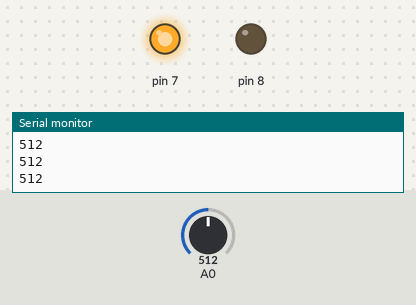
The sketch below on a simulated Arduino Uno, built with avr-gcc and run on an emulated ATmega328P. Shown: output pins drawn as LEDs (lit = HIGH), the last lines printed to the serial monitor. The inputs (shaded band) are chosen by the test bench; at power-on: A0 = 512.

Above: at 1.3 s.
1.4 s: A0 set to 218
2.9 s: A0 set to 191
At 3.3 s:
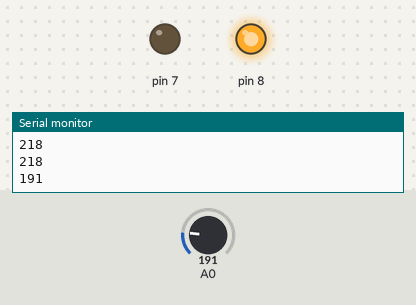
4.5 s: A0 set to 210
At 5.7 s:
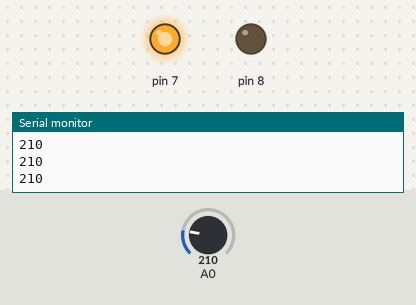
6.0 s: A0 set to 190
At 6.8 s:
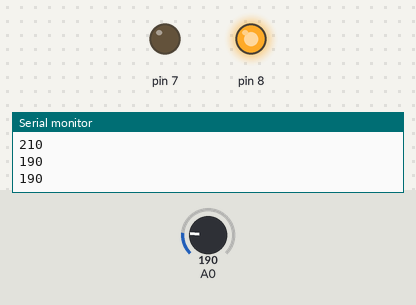
Timing chart, 0 to 8.5 s (numbered marks = the images above; inputs shaded):
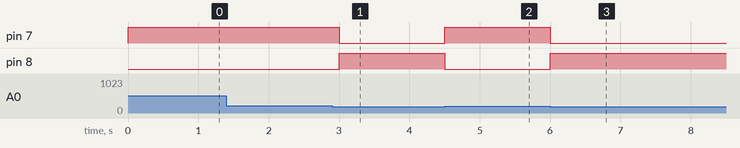

The sketch:

jdfsurdghsuierdtguirh.ino
```cpp
void setup()
{
  pinMode(7,OUTPUT);
  pinMode(8,OUTPUT);
  Serial.begin(9600);
}
void loop() {
  int val = analogRead(A0);
    if(val>200)
    {
    digitalWrite(7,HIGH);
    digitalWrite(8,LOW);
    Serial.println(val);
    delay(500);
    }
    else {
    digitalWrite(8,HIGH);
    digitalWrite(7,LOW);
    Serial.println(val);
    delay(500);
     }
  }
```

Measured:
- the behaviour switches between 201 and 200 on A0 (found by bisection; images 0 and 1)
- after the input at 2.9 s, pin 7: HIGH → LOW after 0.10 s; pin 8: LOW → HIGH after 0.10 s
- after the input at 4.5 s, pin 7: LOW → HIGH at once; pin 8: HIGH → LOW at once
- after the input at 6.0 s, pin 7: HIGH → LOW at once; pin 8: LOW → HIGH at once
